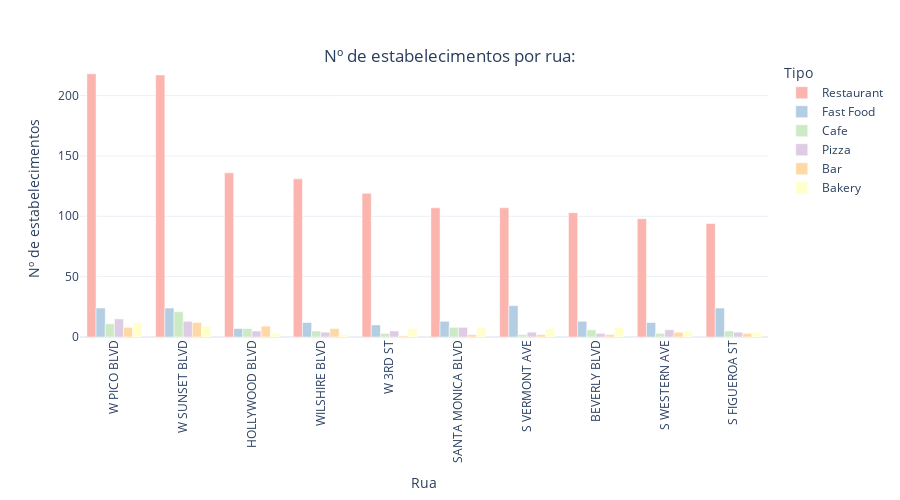

Notebook code cell kept with this figure:
### Code cell
fig1 = px.bar(ruas_tipo, x="Rua", y="quantity",
             color='Tipo', barmode='group', color_discrete_sequence=px.colors.qualitative.Pastel1,
             template='plotly_white',
             height=500)

fig1.update_layout(
    xaxis_title='Rua', # Etiqueta do eixo X
    yaxis_title='Nº de estabelecimentos'
)


fig1.update_xaxes(tickangle=-90)

fig1.update_layout(title={
    'text' : 'Nº de estabelecimentos por rua:',
    'y': 0.9,
    'x': 0.5
})


fig1.show()

### Figure 1 — Plotly figure (JSON) as saved in the notebook; plotly's stock layout.template omitted (floating-point values rounded to 4 significant figures)
{"data": [{"alignmentgroup": "True", "hovertemplate": "Tipo=Restaurant<br>Rua=%{x}<br>quantity=%{y}<extra></extra>", "legendgroup": "Restaurant", "marker": {"color": "rgb(251,180,174)", "pattern": {"shape": ""}}, "name": "Restaurant", "offsetgroup": "Restaurant", "orientation": "v", "showlegend": true, "textposition": "auto", "type": "bar", "x": ["W PICO BLVD", "W SUNSET BLVD", "HOLLYWOOD BLVD", "WILSHIRE BLVD", "W 3RD ST", "SANTA MONICA BLVD", "S VERMONT AVE", "BEVERLY BLVD", "S WESTERN AVE", "S FIGUEROA ST"], "xaxis": "x", "y": [218, 217, 136, 131, 119, 107, 107, 103, 98, 94], "yaxis": "y"}, {"alignmentgroup": "True", "hovertemplate": "Tipo=Fast Food<br>Rua=%{x}<br>quantity=%{y}<extra></extra>", "legendgroup": "Fast Food", "marker": {"color": "rgb(179,205,227)", "pattern": {"shape": ""}}, "name": "Fast Food", "offsetgroup": "Fast Food", "orientation": "v", "showlegend": true, "textposition": "auto", "type": "bar", "x": ["S VERMONT AVE", "S FIGUEROA ST", "W PICO BLVD", "W SUNSET BLVD", "BEVERLY BLVD", "SANTA MONICA BLVD", "WILSHIRE BLVD", "S WESTERN AVE", "W 3RD ST", "HOLLYWOOD BLVD"], "xaxis": "x", "y": [26, 24, 24, 24, 13, 13, 12, 12, 10, 7], "yaxis": "y"}, {"alignmentgroup": "True", "hovertemplate": "Tipo=Cafe<br>Rua=%{x}<br>quantity=%{y}<extra></extra>", "legendgroup": "Cafe", "marker": {"color": "rgb(204,235,197)", "pattern": {"shape": ""}}, "name": "Cafe", "offsetgroup": "Cafe", "orientation": "v", "showlegend": true, "textposition": "auto", "type": "bar", "x": ["W SUNSET BLVD", "W PICO BLVD", "SANTA MONICA BLVD", "HOLLYWOOD BLVD", "BEVERLY BLVD", "S FIGUEROA ST", "WILSHIRE BLVD", "W 3RD ST", "S WESTERN AVE", "S VERMONT AVE"], "xaxis": "x", "y": [21, 11, 8, 7, 6, 5, 5, 3, 3, 2], "yaxis": "y"}, {"alignmentgroup": "True", "hovertemplate": "Tipo=Pizza<br>Rua=%{x}<br>quantity=%{y}<extra></extra>", "legendgroup": "Pizza", "marker": {"color": "rgb(222,203,228)", "pattern": {"shape": ""}}, "name": "Pizza", "offsetgroup": "Pizza", "orientation": "v", "showlegend": true, "textposition": "auto", "type": "bar", "x": ["W PICO BLVD", "W SUNSET BLVD", "SANTA MONICA BLVD", "S WESTERN AVE", "W 3RD ST", "HOLLYWOOD BLVD", "WILSHIRE BLVD", "S FIGUEROA ST", "S VERMONT AVE", "BEVERLY BLVD"], "xaxis": "x", "y": [15, 13, 8, 6, 5, 5, 4, 4, 4, 3], "yaxis": "y"}, {"alignmentgroup": "True", "hovertemplate": "Tipo=Bar<br>Rua=%{x}<br>quantity=%{y}<extra></extra>", "legendgroup": "Bar", "marker": {"color": "rgb(254,217,166)", "pattern": {"shape": ""}}, "name": "Bar", "offsetgroup": "Bar", "orientation": "v", "showlegend": true, "textposition": "auto", "type": "bar", "x": ["W SUNSET BLVD", "HOLLYWOOD BLVD", "W PICO BLVD", "WILSHIRE BLVD", "S WESTERN AVE", "S FIGUEROA ST", "BEVERLY BLVD", "S VERMONT AVE", "SANTA MONICA BLVD", "W 3RD ST"], "xaxis": "x", "y": [12, 9, 8, 7, 4, 3, 2, 2, 2, 1], "yaxis": "y"}, {"alignmentgroup": "True", "hovertemplate": "Tipo=Bakery<br>Rua=%{x}<br>quantity=%{y}<extra></extra>", "legendgroup": "Bakery", "marker": {"color": "rgb(255,255,204)", "pattern": {"shape": ""}}, "name": "Bakery", "offsetgroup": "Bakery", "orientation": "v", "showlegend": true, "textposition": "auto", "type": "bar", "x": ["W PICO BLVD", "W SUNSET BLVD", "BEVERLY BLVD", "SANTA MONICA BLVD", "W 3RD ST", "S VERMONT AVE", "S WESTERN AVE", "S FIGUEROA ST", "HOLLYWOOD BLVD", "WILSHIRE BLVD"], "xaxis": "x", "y": [12, 9, 8, 8, 7, 7, 5, 4, 3, 2], "yaxis": "y"}], "layout": {"barmode": "group", "height": 500, "legend": {"title": {"text": "Tipo"}, "tracegroupgap": 0}, "margin": {"t": 60}, "title": {"text": "Nº de estabelecimentos por rua:", "x": 0.5, "y": 0.9}, "xaxis": {"anchor": "y", "domain": [0, 1], "tickangle": -90, "title": {"text": "Rua"}}, "yaxis": {"anchor": "x", "domain": [0, 1], "title": {"text": "Nº de estabelecimentos"}}}}
